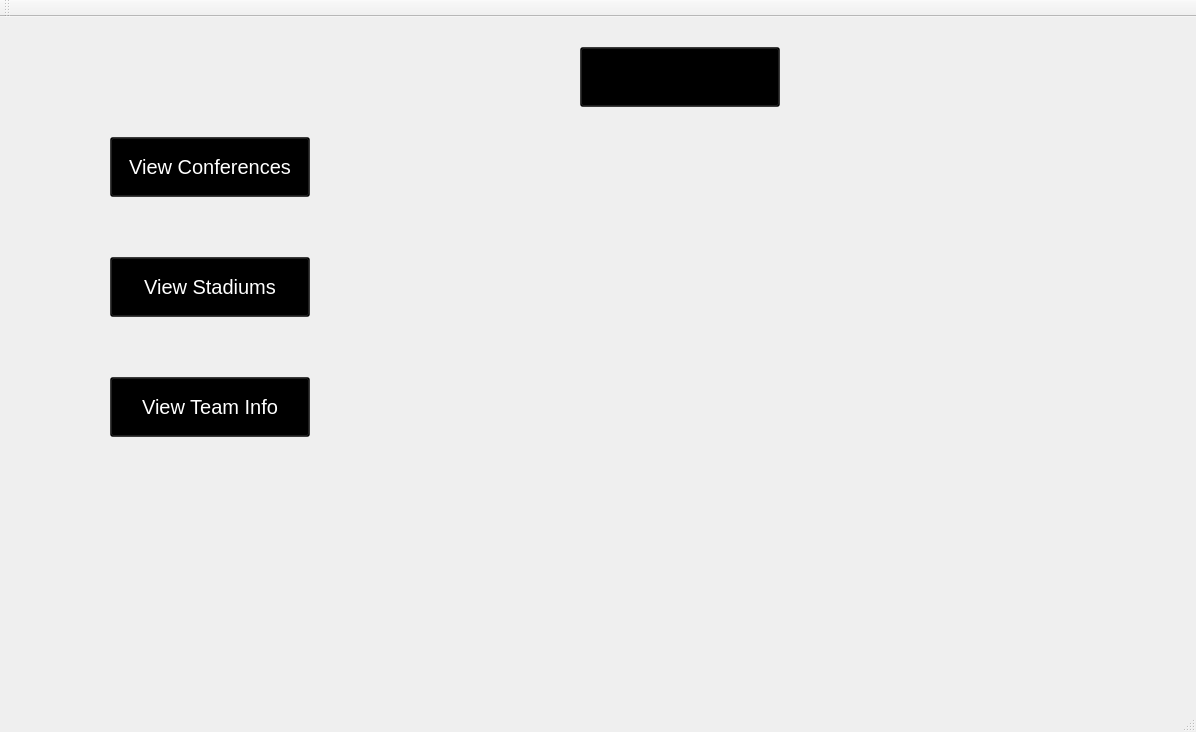
<?xml version="1.0" encoding="UTF-8"?>
<ui version="4.0">
 <class>MainWindow</class>
 <widget class="QMainWindow" name="MainWindow">
  <property name="geometry">
   <rect>
    <x>0</x>
    <y>0</y>
    <width>1196</width>
    <height>732</height>
   </rect>
  </property>
  <property name="sizePolicy">
   <sizepolicy hsizetype="Fixed" vsizetype="Fixed">
    <horstretch>0</horstretch>
    <verstretch>0</verstretch>
   </sizepolicy>
  </property>
  <property name="minimumSize">
   <size>
    <width>1196</width>
    <height>732</height>
   </size>
  </property>
  <property name="maximumSize">
   <size>
    <width>1196</width>
    <height>732</height>
   </size>
  </property>
  <property name="windowTitle">
   <string>MainWindow</string>
  </property>
  <widget class="QWidget" name="centralWidget">
   <property name="enabled">
    <bool>true</bool>
   </property>
   <property name="sizePolicy">
    <sizepolicy hsizetype="Fixed" vsizetype="Fixed">
     <horstretch>0</horstretch>
     <verstretch>0</verstretch>
    </sizepolicy>
   </property>
   <property name="autoFillBackground">
    <bool>false</bool>
   </property>
   <widget class="QStackedWidget" name="stackedWidget">
    <property name="geometry">
     <rect>
      <x>0</x>
      <y>0</y>
      <width>1196</width>
      <height>732</height>
     </rect>
    </property>
    <property name="sizePolicy">
     <sizepolicy hsizetype="Fixed" vsizetype="Fixed">
      <horstretch>0</horstretch>
      <verstretch>0</verstretch>
     </sizepolicy>
    </property>
    <property name="minimumSize">
     <size>
      <width>1196</width>
      <height>732</height>
     </size>
    </property>
    <property name="maximumSize">
     <size>
      <width>1196</width>
      <height>732</height>
     </size>
    </property>
    <property name="currentIndex">
     <number>0</number>
    </property>
    <widget class="QWidget" name="home_page">
     <property name="styleSheet">
      <string notr="true"/>
     </property>
     <widget class="QLabel" name="backgroundLogo_label">
      <property name="geometry">
       <rect>
        <x>710</x>
        <y>100</y>
        <width>451</width>
        <height>471</height>
       </rect>
      </property>
      <property name="text">
       <string/>
      </property>
      <property name="pixmap">
       <pixmap resource="resources.qrc">:/files/images/NFLLogo.png</pixmap>
      </property>
      <property name="scaledContents">
       <bool>true</bool>
      </property>
      <property name="alignment">
       <set>Qt::AlignCenter</set>
      </property>
     </widget>
     <widget class="QPushButton" name="pushButton_viewConferences">
      <property name="geometry">
       <rect>
        <x>110</x>
        <y>120</y>
        <width>200</width>
        <height>60</height>
       </rect>
      </property>
      <property name="font">
       <font>
        <pointsize>15</pointsize>
       </font>
      </property>
      <property name="styleSheet">
       <string notr="true">background: rgba(0, 0, 0, 127); color:white</string>
      </property>
      <property name="text">
       <string>View Conferences</string>
      </property>
      <property name="iconSize">
       <size>
        <width>100</width>
        <height>100</height>
       </size>
      </property>
     </widget>
     <widget class="QPushButton" name="pushButton_Stadiums">
      <property name="geometry">
       <rect>
        <x>110</x>
        <y>240</y>
        <width>200</width>
        <height>60</height>
       </rect>
      </property>
      <property name="font">
       <font>
        <pointsize>15</pointsize>
       </font>
      </property>
      <property name="styleSheet">
       <string notr="true">background: rgba(0, 0, 0, 127); color:white</string>
      </property>
      <property name="text">
       <string>View Stadiums</string>
      </property>
      <property name="iconSize">
       <size>
        <width>100</width>
        <height>100</height>
       </size>
      </property>
     </widget>
     <widget class="QPushButton" name="pushButton_3">
      <property name="geometry">
       <rect>
        <x>580</x>
        <y>30</y>
        <width>200</width>
        <height>60</height>
       </rect>
      </property>
      <property name="font">
       <font>
        <pointsize>15</pointsize>
       </font>
      </property>
      <property name="styleSheet">
       <string notr="true">background: rgba(0, 0, 0, 127)</string>
      </property>
      <property name="text">
       <string>Dijkstra/MST ?</string>
      </property>
      <property name="iconSize">
       <size>
        <width>100</width>
        <height>100</height>
       </size>
      </property>
     </widget>
     <widget class="QPushButton" name="pushButton_TeamInfo">
      <property name="geometry">
       <rect>
        <x>110</x>
        <y>360</y>
        <width>200</width>
        <height>60</height>
       </rect>
      </property>
      <property name="font">
       <font>
        <pointsize>15</pointsize>
       </font>
      </property>
      <property name="styleSheet">
       <string notr="true">background: rgba(0, 0, 0, 127); color:white</string>
      </property>
      <property name="text">
       <string>View Team Info</string>
      </property>
      <property name="iconSize">
       <size>
        <width>100</width>
        <height>100</height>
       </size>
      </property>
     </widget>
    </widget>
    <widget class="QWidget" name="conferenceView_page">
     <widget class="QTableView" name="tableView_conferences">
      <property name="geometry">
       <rect>
        <x>10</x>
        <y>10</y>
        <width>491</width>
        <height>661</height>
       </rect>
      </property>
      <property name="styleSheet">
       <string notr="true">color: white; background: rgba(0, 0, 0, 127)</string>
      </property>
      <property name="verticalScrollBarPolicy">
       <enum>Qt::ScrollBarAsNeeded</enum>
      </property>
      <property name="horizontalScrollBarPolicy">
       <enum>Qt::ScrollBarAlwaysOff</enum>
      </property>
      <property name="showGrid">
       <bool>false</bool>
      </property>
     </widget>
     <widget class="QPushButton" name="pushButton_viewNFC">
      <property name="geometry">
       <rect>
        <x>950</x>
        <y>190</y>
        <width>161</width>
        <height>91</height>
       </rect>
      </property>
      <property name="font">
       <font>
        <pointsize>70</pointsize>
       </font>
      </property>
      <property name="styleSheet">
       <string notr="true">background: rgba(255, 255, 255, 0)</string>
      </property>
      <property name="text">
       <string/>
      </property>
      <property name="icon">
       <iconset>
        <normalon>:/files/images/NFCLogo.png</normalon>
       </iconset>
      </property>
      <property name="iconSize">
       <size>
        <width>90</width>
        <height>90</height>
       </size>
      </property>
      <property name="checkable">
       <bool>false</bool>
      </property>
      <property name="autoExclusive">
       <bool>false</bool>
      </property>
     </widget>
     <widget class="QPushButton" name="pushButton_viewAFC">
      <property name="geometry">
       <rect>
        <x>750</x>
        <y>190</y>
        <width>161</width>
        <height>91</height>
       </rect>
      </property>
      <property name="font">
       <font>
        <pointsize>70</pointsize>
       </font>
      </property>
      <property name="styleSheet">
       <string notr="true">background: rgba(255, 255, 255, 0)</string>
      </property>
      <property name="text">
       <string/>
      </property>
      <property name="icon">
       <iconset>
        <normalon>:/files/images/AFCLogo.png</normalon>
       </iconset>
      </property>
      <property name="iconSize">
       <size>
        <width>100</width>
        <height>100</height>
       </size>
      </property>
      <property name="checkable">
       <bool>false</bool>
      </property>
      <property name="autoExclusive">
       <bool>false</bool>
      </property>
     </widget>
     <widget class="QLabel" name="label_conferences">
      <property name="geometry">
       <rect>
        <x>840</x>
        <y>120</y>
        <width>181</width>
        <height>41</height>
       </rect>
      </property>
      <property name="font">
       <font>
        <pointsize>20</pointsize>
       </font>
      </property>
      <property name="styleSheet">
       <string notr="true">background: rgba(0, 0, 0, 127)</string>
      </property>
      <property name="text">
       <string>CONFERENCES</string>
      </property>
      <property name="alignment">
       <set>Qt::AlignCenter</set>
      </property>
     </widget>
     <widget class="QLabel" name="label_divisions">
      <property name="geometry">
       <rect>
        <x>840</x>
        <y>330</y>
        <width>181</width>
        <height>41</height>
       </rect>
      </property>
      <property name="font">
       <font>
        <pointsize>20</pointsize>
       </font>
      </property>
      <property name="styleSheet">
       <string notr="true">background: rgba(0, 0, 0, 127)</string>
      </property>
      <property name="text">
       <string>DIVISIONS</string>
      </property>
      <property name="alignment">
       <set>Qt::AlignCenter</set>
      </property>
     </widget>
     <widget class="QPushButton" name="pushButton_northDiv">
      <property name="geometry">
       <rect>
        <x>750</x>
        <y>400</y>
        <width>161</width>
        <height>91</height>
       </rect>
      </property>
      <property name="font">
       <font>
        <pointsize>43</pointsize>
       </font>
      </property>
      <property name="styleSheet">
       <string notr="true">background: rgba(0, 0, 0, 127)</string>
      </property>
      <property name="text">
       <string>NORTH</string>
      </property>
      <property name="iconSize">
       <size>
        <width>100</width>
        <height>100</height>
       </size>
      </property>
     </widget>
     <widget class="QPushButton" name="pushButton_westDiv">
      <property name="geometry">
       <rect>
        <x>950</x>
        <y>540</y>
        <width>161</width>
        <height>91</height>
       </rect>
      </property>
      <property name="font">
       <font>
        <pointsize>43</pointsize>
       </font>
      </property>
      <property name="styleSheet">
       <string notr="true">background: rgba(0, 0, 0, 127)</string>
      </property>
      <property name="text">
       <string>WEST</string>
      </property>
      <property name="iconSize">
       <size>
        <width>100</width>
        <height>100</height>
       </size>
      </property>
     </widget>
     <widget class="QPushButton" name="pushButton_southDiv">
      <property name="geometry">
       <rect>
        <x>950</x>
        <y>400</y>
        <width>161</width>
        <height>91</height>
       </rect>
      </property>
      <property name="font">
       <font>
        <pointsize>43</pointsize>
       </font>
      </property>
      <property name="styleSheet">
       <string notr="true">background: rgba(0, 0, 0, 127)</string>
      </property>
      <property name="text">
       <string>SOUTH</string>
      </property>
      <property name="iconSize">
       <size>
        <width>100</width>
        <height>100</height>
       </size>
      </property>
     </widget>
     <widget class="QPushButton" name="pushButton_eastDiv">
      <property name="geometry">
       <rect>
        <x>750</x>
        <y>540</y>
        <width>161</width>
        <height>91</height>
       </rect>
      </property>
      <property name="font">
       <font>
        <pointsize>43</pointsize>
       </font>
      </property>
      <property name="styleSheet">
       <string notr="true">background: rgba(0, 0, 0, 127)</string>
      </property>
      <property name="text">
       <string>EAST</string>
      </property>
      <property name="iconSize">
       <size>
        <width>100</width>
        <height>100</height>
       </size>
      </property>
     </widget>
     <widget class="QPushButton" name="pushButton_home">
      <property name="geometry">
       <rect>
        <x>1110</x>
        <y>0</y>
        <width>91</width>
        <height>31</height>
       </rect>
      </property>
      <property name="styleSheet">
       <string notr="true">background: rgba(0, 0, 0, 127)</string>
      </property>
      <property name="text">
       <string>HOME</string>
      </property>
     </widget>
     <zorder>tableView_conferences</zorder>
     <zorder>pushButton_viewAFC</zorder>
     <zorder>pushButton_viewNFC</zorder>
     <zorder>label_conferences</zorder>
     <zorder>label_divisions</zorder>
     <zorder>pushButton_northDiv</zorder>
     <zorder>pushButton_westDiv</zorder>
     <zorder>pushButton_southDiv</zorder>
     <zorder>pushButton_eastDiv</zorder>
     <zorder>pushButton_home</zorder>
    </widget>
    <widget class="QWidget" name="stadium_page">
     <widget class="QTableView" name="tableView_Stadiums">
      <property name="geometry">
       <rect>
        <x>10</x>
        <y>10</y>
        <width>651</width>
        <height>661</height>
       </rect>
      </property>
      <property name="styleSheet">
       <string notr="true">color: white; background: rgba(0, 0, 0, 127)</string>
      </property>
      <property name="editTriggers">
       <set>QAbstractItemView::NoEditTriggers</set>
      </property>
      <property name="selectionMode">
       <enum>QAbstractItemView::SingleSelection</enum>
      </property>
      <property name="selectionBehavior">
       <enum>QAbstractItemView::SelectColumns</enum>
      </property>
      <property name="showGrid">
       <bool>false</bool>
      </property>
     </widget>
     <widget class="QPushButton" name="pushButton_home_2">
      <property name="geometry">
       <rect>
        <x>1110</x>
        <y>0</y>
        <width>91</width>
        <height>31</height>
       </rect>
      </property>
      <property name="styleSheet">
       <string notr="true">background: rgba(0, 0, 0, 127)</string>
      </property>
      <property name="text">
       <string>HOME</string>
      </property>
     </widget>
     <widget class="QLabel" name="backgroundLogo_label_2">
      <property name="geometry">
       <rect>
        <x>710</x>
        <y>100</y>
        <width>451</width>
        <height>471</height>
       </rect>
      </property>
      <property name="text">
       <string/>
      </property>
      <property name="pixmap">
       <pixmap resource="resources.qrc">:/files/images/NFLLogo.png</pixmap>
      </property>
      <property name="scaledContents">
       <bool>true</bool>
      </property>
      <property name="alignment">
       <set>Qt::AlignHCenter|Qt::AlignTop</set>
      </property>
     </widget>
     <zorder>backgroundLogo_label_2</zorder>
     <zorder>tableView_Stadiums</zorder>
     <zorder>pushButton_home_2</zorder>
    </widget>
    <widget class="QWidget" name="allTeamInfo_page">
     <widget class="QComboBox" name="comboBox_teamDropdown">
      <property name="geometry">
       <rect>
        <x>10</x>
        <y>10</y>
        <width>231</width>
        <height>21</height>
       </rect>
      </property>
      <property name="styleSheet">
       <string notr="true">color: white; background: rgba(0, 0, 0, 127)</string>
      </property>
     </widget>
     <widget class="QTableView" name="tableView_allTeamInfo">
      <property name="geometry">
       <rect>
        <x>10</x>
        <y>40</y>
        <width>1181</width>
        <height>631</height>
       </rect>
      </property>
      <property name="styleSheet">
       <string notr="true">color: white; background: rgba(0, 0, 0, 127)</string>
      </property>
      <property name="editTriggers">
       <set>QAbstractItemView::NoEditTriggers</set>
      </property>
      <property name="selectionMode">
       <enum>QAbstractItemView::SingleSelection</enum>
      </property>
      <property name="selectionBehavior">
       <enum>QAbstractItemView::SelectColumns</enum>
      </property>
      <property name="showGrid">
       <bool>true</bool>
      </property>
      <property name="gridStyle">
       <enum>Qt::SolidLine</enum>
      </property>
     </widget>
     <widget class="QPushButton" name="pushButton_home_3">
      <property name="geometry">
       <rect>
        <x>1110</x>
        <y>0</y>
        <width>91</width>
        <height>31</height>
       </rect>
      </property>
      <property name="styleSheet">
       <string notr="true">background: rgba(0, 0, 0, 127)</string>
      </property>
      <property name="text">
       <string>HOME</string>
      </property>
     </widget>
     <widget class="QPushButton" name="pushButton_advancedQuery">
      <property name="geometry">
       <rect>
        <x>960</x>
        <y>0</y>
        <width>141</width>
        <height>31</height>
       </rect>
      </property>
      <property name="styleSheet">
       <string notr="true">background: rgba(0, 0, 0, 127)</string>
      </property>
      <property name="text">
       <string>Advanced Query</string>
      </property>
     </widget>
    </widget>
    <widget class="QWidget" name="advancedQuery_page">
     <widget class="QPushButton" name="pushButton_home_4">
      <property name="geometry">
       <rect>
        <x>1110</x>
        <y>0</y>
        <width>91</width>
        <height>31</height>
       </rect>
      </property>
      <property name="styleSheet">
       <string notr="true">background: rgba(0, 0, 0, 127)</string>
      </property>
      <property name="text">
       <string>HOME</string>
      </property>
     </widget>
     <widget class="QLabel" name="backgroundLogo_label_3">
      <property name="geometry">
       <rect>
        <x>710</x>
        <y>100</y>
        <width>451</width>
        <height>471</height>
       </rect>
      </property>
      <property name="text">
       <string/>
      </property>
      <property name="pixmap">
       <pixmap resource="resources.qrc">:/files/images/NFLLogo.png</pixmap>
      </property>
      <property name="scaledContents">
       <bool>true</bool>
      </property>
      <property name="alignment">
       <set>Qt::AlignHCenter|Qt::AlignTop</set>
      </property>
     </widget>
     <widget class="QComboBox" name="comboBox_AdvancedQuery">
      <property name="geometry">
       <rect>
        <x>30</x>
        <y>90</y>
        <width>171</width>
        <height>31</height>
       </rect>
      </property>
      <property name="sizePolicy">
       <sizepolicy hsizetype="Fixed" vsizetype="Expanding">
        <horstretch>0</horstretch>
        <verstretch>0</verstretch>
       </sizepolicy>
      </property>
      <property name="styleSheet">
       <string notr="true">color: white; background: rgba(0, 0, 0, 127)</string>
      </property>
     </widget>
     <widget class="QLabel" name="label">
      <property name="geometry">
       <rect>
        <x>30</x>
        <y>40</y>
        <width>171</width>
        <height>31</height>
       </rect>
      </property>
      <property name="font">
       <font>
        <pointsize>14</pointsize>
       </font>
      </property>
      <property name="styleSheet">
       <string notr="true">background: rgba(0, 0, 0, 127); color:white</string>
      </property>
      <property name="text">
       <string>Select Information Type</string>
      </property>
      <property name="alignment">
       <set>Qt::AlignCenter</set>
      </property>
     </widget>
     <widget class="QLabel" name="label_2">
      <property name="geometry">
       <rect>
        <x>30</x>
        <y>130</y>
        <width>391</width>
        <height>31</height>
       </rect>
      </property>
      <property name="font">
       <font>
        <pointsize>14</pointsize>
       </font>
      </property>
      <property name="styleSheet">
       <string notr="true">background: rgba(0, 0, 0, 127); color:white</string>
      </property>
      <property name="text">
       <string>Display Results From</string>
      </property>
      <property name="alignment">
       <set>Qt::AlignCenter</set>
      </property>
     </widget>
     <widget class="QListWidget" name="listWidget_AdvancedQueryCriteria">
      <property name="geometry">
       <rect>
        <x>30</x>
        <y>170</y>
        <width>391</width>
        <height>421</height>
       </rect>
      </property>
      <property name="styleSheet">
       <string notr="true">color: white; background: rgba(0, 0, 0, 127)</string>
      </property>
      <property name="editTriggers">
       <set>QAbstractItemView::NoEditTriggers</set>
      </property>
     </widget>
     <widget class="QPushButton" name="pushButton_QuerySelection">
      <property name="geometry">
       <rect>
        <x>340</x>
        <y>610</y>
        <width>81</width>
        <height>31</height>
       </rect>
      </property>
      <property name="styleSheet">
       <string notr="true">background: rgba(0, 0, 0, 127)</string>
      </property>
      <property name="text">
       <string>Query</string>
      </property>
     </widget>
     <zorder>backgroundLogo_label_3</zorder>
     <zorder>pushButton_home_4</zorder>
     <zorder>comboBox_AdvancedQuery</zorder>
     <zorder>label</zorder>
     <zorder>label_2</zorder>
     <zorder>listWidget_AdvancedQueryCriteria</zorder>
     <zorder>pushButton_QuerySelection</zorder>
    </widget>
    <widget class="QWidget" name="advancedQueryResults_page">
     <widget class="QPushButton" name="pushButton_home_5">
      <property name="geometry">
       <rect>
        <x>1110</x>
        <y>0</y>
        <width>91</width>
        <height>31</height>
       </rect>
      </property>
      <property name="styleSheet">
       <string notr="true">background: rgba(0, 0, 0, 127)</string>
      </property>
      <property name="text">
       <string>HOME</string>
      </property>
     </widget>
     <widget class="QTableView" name="tableView_advancedQueryResults">
      <property name="geometry">
       <rect>
        <x>10</x>
        <y>40</y>
        <width>1181</width>
        <height>641</height>
       </rect>
      </property>
      <property name="styleSheet">
       <string notr="true">color: white; background: rgba(0, 0, 0, 127)</string>
      </property>
      <property name="editTriggers">
       <set>QAbstractItemView::NoEditTriggers</set>
      </property>
      <property name="selectionMode">
       <enum>QAbstractItemView::SingleSelection</enum>
      </property>
      <property name="selectionBehavior">
       <enum>QAbstractItemView::SelectColumns</enum>
      </property>
      <property name="showGrid">
       <bool>true</bool>
      </property>
     </widget>
     <widget class="QPushButton" name="pushButton_back">
      <property name="geometry">
       <rect>
        <x>0</x>
        <y>0</y>
        <width>101</width>
        <height>31</height>
       </rect>
      </property>
      <property name="styleSheet">
       <string notr="true">background: rgba(0, 0, 0, 127)</string>
      </property>
      <property name="text">
       <string>BACK</string>
      </property>
     </widget>
    </widget>
   </widget>
   <widget class="QLabel" name="backgroundField_label">
    <property name="geometry">
     <rect>
      <x>0</x>
      <y>0</y>
      <width>1196</width>
      <height>732</height>
     </rect>
    </property>
    <property name="minimumSize">
     <size>
      <width>1196</width>
      <height>732</height>
     </size>
    </property>
    <property name="maximumSize">
     <size>
      <width>1196</width>
      <height>732</height>
     </size>
    </property>
    <property name="text">
     <string/>
    </property>
    <property name="pixmap">
     <pixmap resource="resources.qrc">:/files/images/NFLField.jpg</pixmap>
    </property>
    <property name="scaledContents">
     <bool>true</bool>
    </property>
    <property name="alignment">
     <set>Qt::AlignHCenter|Qt::AlignTop</set>
    </property>
   </widget>
   <zorder>backgroundField_label</zorder>
   <zorder>stackedWidget</zorder>
  </widget>
  <widget class="QMenuBar" name="menuBar">
   <property name="geometry">
    <rect>
     <x>0</x>
     <y>0</y>
     <width>1196</width>
     <height>22</height>
    </rect>
   </property>
  </widget>
  <widget class="QToolBar" name="mainToolBar">
   <attribute name="toolBarArea">
    <enum>TopToolBarArea</enum>
   </attribute>
   <attribute name="toolBarBreak">
    <bool>false</bool>
   </attribute>
  </widget>
  <widget class="QStatusBar" name="statusBar"/>
 </widget>
 <layoutdefault spacing="6" margin="11"/>
 <resources>
  <include location="resources.qrc"/>
 </resources>
 <connections/>
</ui>
